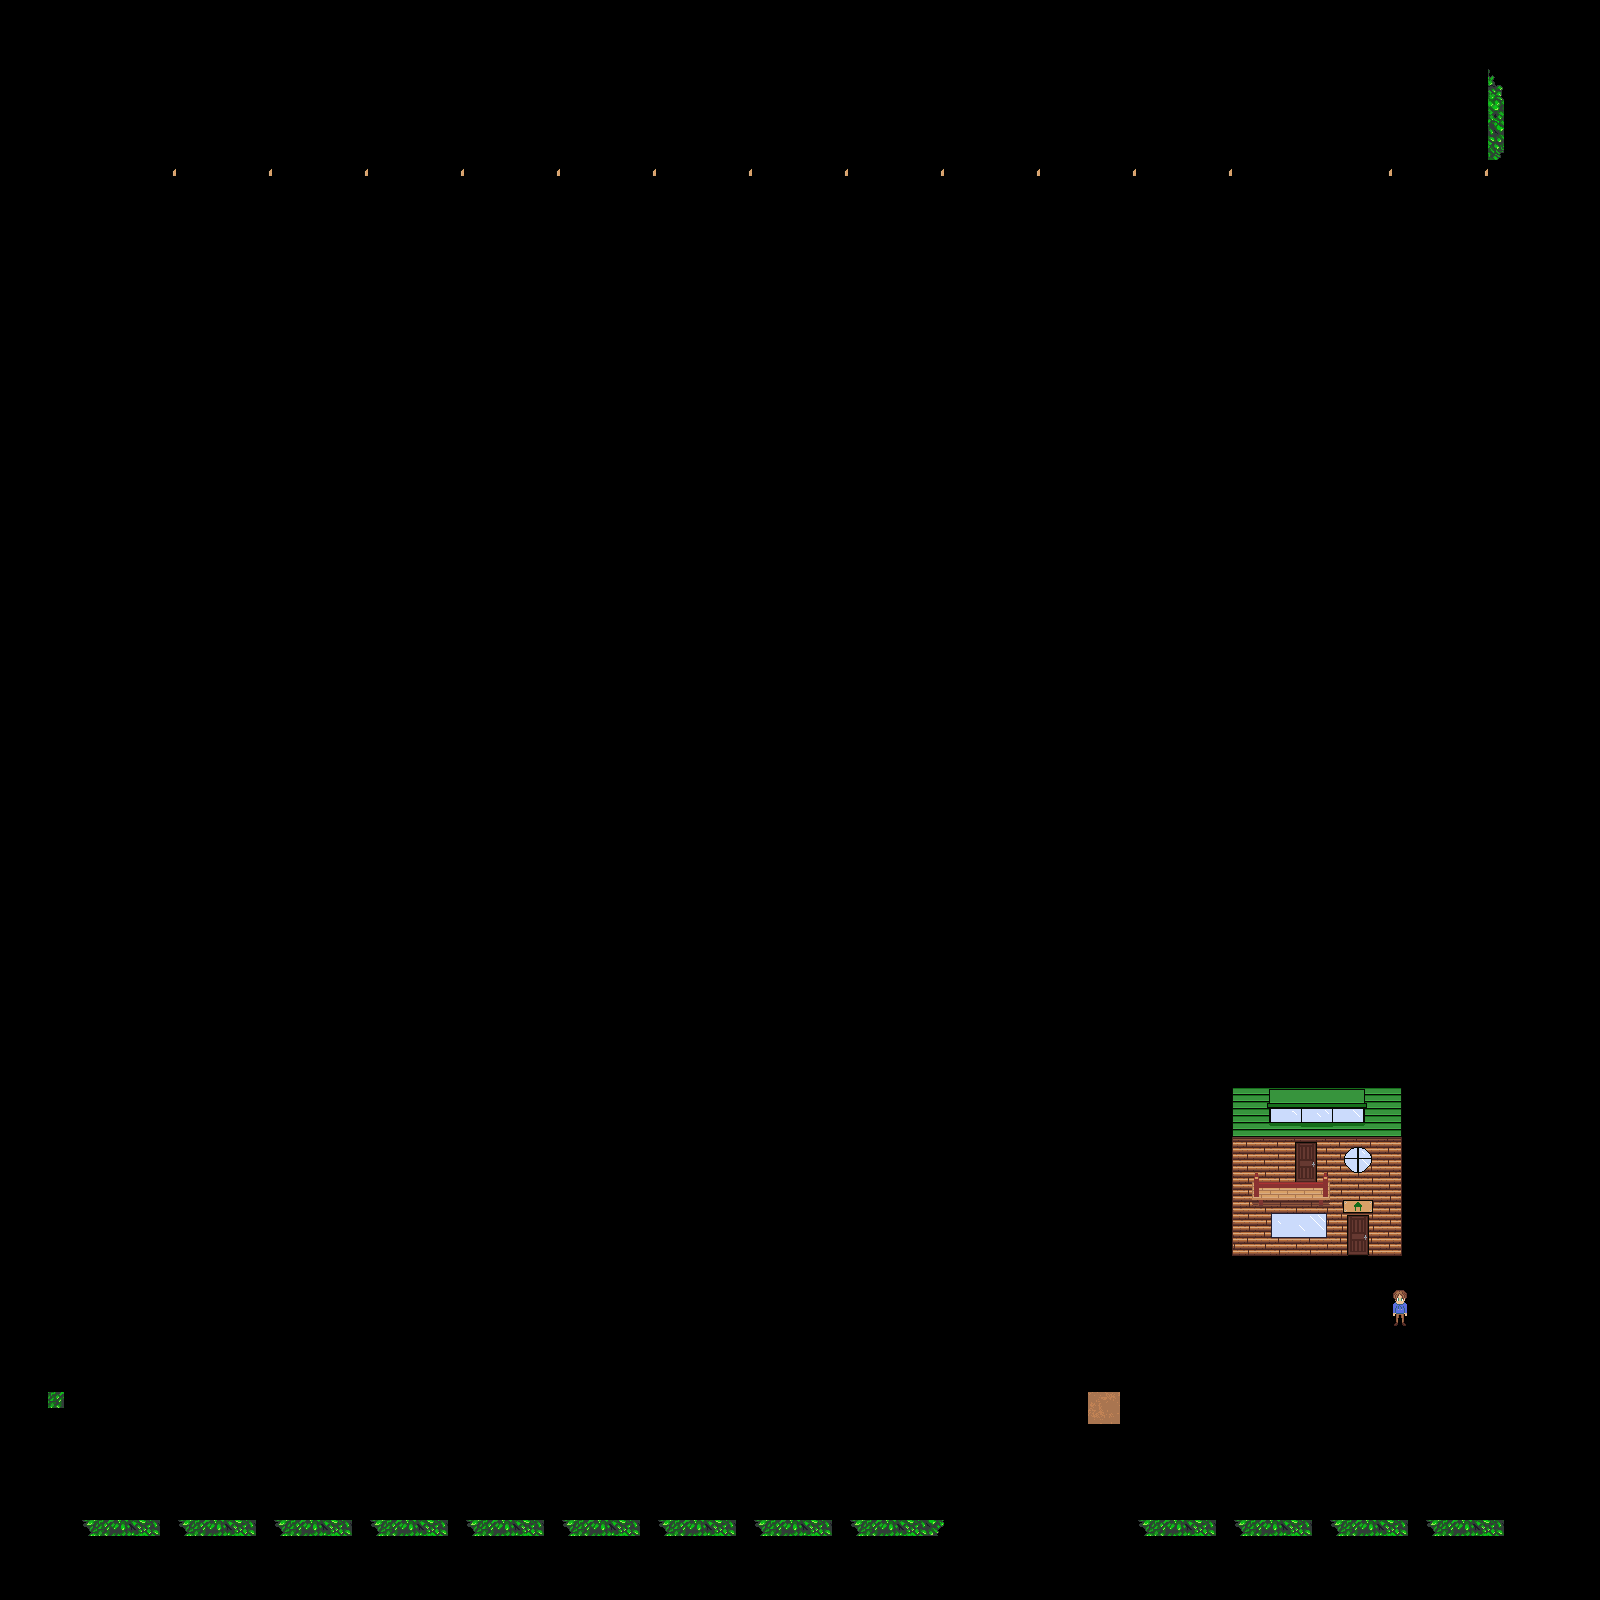

Rendered tile map (Tiled .tmx) drawn with the repository's tilesets; below, a short description and the map source with its tile grids summarised:
An orthogonal 100x100 tile map with 16x16 px tiles, 5 tile layers (background, buildings, midGround, foreGround, ...) and 1 object.

<map version="1.2" tiledversion="1.2.0" orientation="orthogonal" renderorder="right-down" width="100" height="100" tilewidth="16" tileheight="16" infinite="0" nextlayerid="7" nextobjectid="2">
 <tileset firstgid="1" source="MasterSpriteSheet.tsx" />
 <layer id="1" name="background" width="100" height="100">
  <data>[10000 cells, 9460 non-empty, 56 distinct tile ids]</data>
 </layer>
 <layer id="2" name="buildings" width="100" height="100">
  <data>[10000 cells, 1127 non-empty, 320 distinct tile ids]</data>
 </layer>
 <layer id="3" name="midGround" width="100" height="100">
  <data>[10000 cells, 0 non-empty, 0 distinct tile ids]</data>
 </layer>
 <layer id="4" name="foreGround" width="100" height="100">
  <data>[10000 cells, 6 non-empty, 6 distinct tile ids]</data>
 </layer>
 <layer id="5" name="placement" width="100" height="100">
  <data>[10000 cells, 0 non-empty, 0 distinct tile ids]</data>
 </layer>
 <objectgroup id="6" name="Portal">
  <object id="1" x="976" y="1581.33" width="103" height="16.8485">
   <properties>
    <property name="Click" value="false" />
    <property name="SafteyOffSetX" value="0" />
    <property name="SafteyOffSetY" value="-100" />
    <property name="standardFrom" value="4" />
    <property name="standardTo" value="0" />
   </properties>
  </object>
 </objectgroup>
</map>
